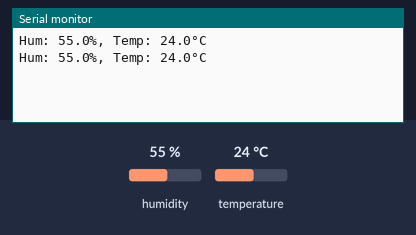
The sketch below on a simulated ESP8266 (NodeMCU). Parts: the last lines printed to the serial monitor. The inputs (shaded band) are chosen by the test bench; at power-on: humidity 55 %, temperature 24 °C.

Above: at 4.8 s.
4.9 s: humidity set to 22 %
At 9.1 s:
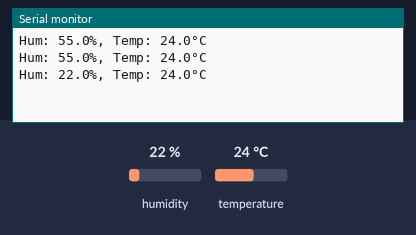
9.9 s: temperature set to 12 °C
At 12.5 s:
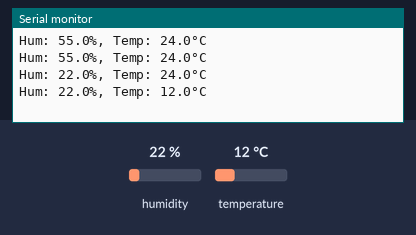
14.9 s: humidity set to 40 %
At 17.1 s:
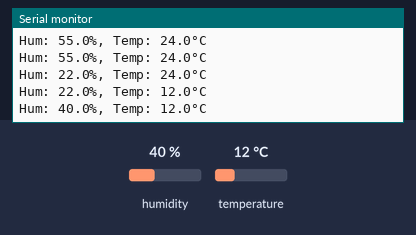
Timing chart, 0 to 18.6 s (numbered marks = the images above; inputs shaded):
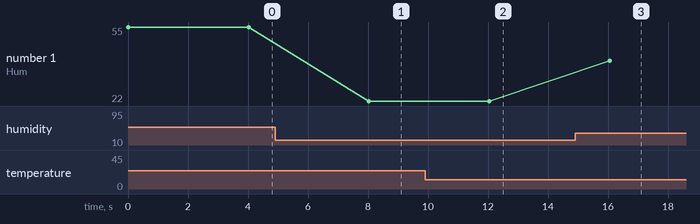

The sketch:

01_dht11.ino
```cpp
// Tiedoston alussa ladataan kirjastoja ja luodaan globaaleja muuttujia.
// Ladataan DHT-sensorien ajuri
#include "DHTesp.h"
// Esitellään uusi DHTesp-tyyppinen olio.
DHTesp dht;

/**
 * setup() -funktio suoritetaan kerran, kun NodeMCU käynnistyy.
 * Tässä funktiossa tehdään alustuksia yms.
 **/
void setup() {
    // Alustetaan Serial-olio nopeudella 115200 baud.
    // Serial:iin voi esimerkiksi tulostaa tekstiä.
    // Tools-valikosta voi avata "Serial Monitor" -näkymän, jossa näkyvät Serialiin tulostetut tekstit.
    Serial.begin(115200);

    // Alustetaan dht-olio.
    // Sen data-johto on kytketty NodeMCU:n pinniin D6.
    // Sen tyyppi on DHT11.
    dht.setup(D6, DHTesp::DHT11);
}

/**
 * loop() -funktiota suoritetaan toistuvasti loputtomasti, kun setup() -funktio on suoritettu.
 **/
void loop() {

    // Luetaan lämpötila ja ilmankosteus sensorista float-tyyppisiin muuttujiin.
    float temperature = dht.getTemperature();
    float humidity = dht.getHumidity();
    // Kirjoitetaan Serial-olion printf -metodilla arvot yhden desimaalin tarkkuuteen muotoiltuina sarjakonsoliin.
    Serial.printf("Hum: %.1f%%, Temp: %.1f°C\n", humidity, temperature);

    // Odotetaan 4 sekuntia ennen loop() -funktion seuraavaa suoritusta.
    delay(4000);

}
```

Measured:
- after the input at 4.9 s, the serial monitor: prints a new line after 3.1 s (image 1)
- after the input at 9.9 s, the serial monitor: prints a new line after 2.1 s (image 2)
- after the input at 14.9 s, the serial monitor: prints a new line after 1.2 s (image 3)
- plotted number 1: 55 → 22 after the input at 4.9 s, 22 → 40 after the input at 14.9 s
